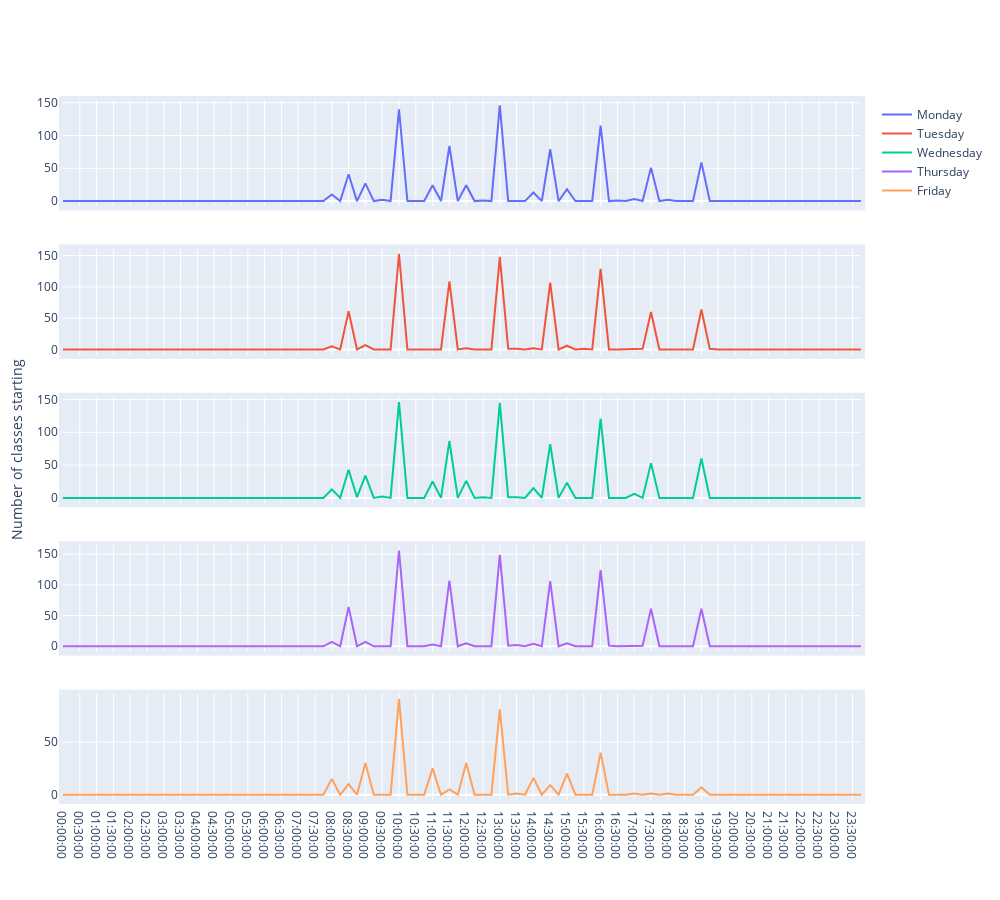

Notebook code for this chart:
### Code cell
fig = make_subplots(rows=5, cols=1, shared_xaxes=True)


fig.append_trace(go.Scatter(x=time_range, 
                         y=[get_number_of_classes_that_start_at_time_t(t, 'Monday', df) for t in time_range],
                         name='Monday'), row=1, col=1)

fig.append_trace(go.Scatter(x=time_range, 
                         y=[get_number_of_classes_that_start_at_time_t(t, 'Tuesday', df) for t in time_range],
                         name='Tuesday'), row=2, col=1)

fig.append_trace(go.Scatter(x=time_range, 
                         y=[get_number_of_classes_that_start_at_time_t(t, 'Wednesday', df) for t in time_range],
                         name='Wednesday'), row=3, col=1)

fig.append_trace(go.Scatter(x=time_range, 
                         y=[get_number_of_classes_that_start_at_time_t(t, 'Thursday', df) for t in time_range],
                         name='Thursday'), row=4, col=1)

fig.append_trace(go.Scatter(x=time_range, 
                         y=[get_number_of_classes_that_start_at_time_t(t, 'Friday', df) for t in time_range],
                         name='Friday'), row=5, col=1)

fig.update_layout(
    autosize=False,
    width=1000,
    height=900,
    margin=dict(
        l=50,
        r=50,
        b=100,
        t=100,
        pad=4
    )
)


fig.update_yaxes(title_text="Number of classes starting", row=3, col=1)


fig.show()

### Figure 1 — Plotly figure (JSON) as saved in the notebook; plotly's stock layout.template omitted (floating-point values rounded to 4 significant figures)
{"data": [{"name": "Monday", "type": "scatter", "x": ["00:00:00", "00:15:00", "00:30:00", "00:45:00", "01:00:00", "01:15:00", "01:30:00", "01:45:00", "02:00:00", "02:15:00", "02:30:00", "02:45:00", "03:00:00", "03:15:00", "03:30:00", "03:45:00", "04:00:00", "04:15:00", "04:30:00", "04:45:00", "05:00:00", "05:15:00", "05:30:00", "05:45:00", "06:00:00", "06:15:00", "06:30:00", "06:45:00", "07:00:00", "07:15:00", "07:30:00", "07:45:00", "08:00:00", "08:15:00", "08:30:00", "08:45:00", "09:00:00", "09:15:00", "09:30:00", "09:45:00", "10:00:00", "10:15:00", "10:30:00", "10:45:00", "11:00:00", "11:15:00", "11:30:00", "11:45:00", "12:00:00", "12:15:00", "12:30:00", "12:45:00", "13:00:00", "13:15:00", "13:30:00", "13:45:00", "14:00:00", "14:15:00", "14:30:00", "14:45:00", "15:00:00", "15:15:00", "15:30:00", "15:45:00", "16:00:00", "16:15:00", "16:30:00", "16:45:00", "17:00:00", "17:15:00", "17:30:00", "17:45:00", "18:00:00", "18:15:00", "18:30:00", "18:45:00", "19:00:00", "19:15:00", "19:30:00", "19:45:00", "20:00:00", "20:15:00", "20:30:00", "20:45:00", "21:00:00", "21:15:00", "21:30:00", "21:45:00", "22:00:00", "22:15:00", "22:30:00", "22:45:00", "23:00:00", "23:15:00", "23:30:00", "23:45:00"], "xaxis": "x", "y": [0, 0, 0, 0, 0, 0, 0, 0, 0, 0, 0, 0, 0, 0, 0, 0, 0, 0, 0, 0, 0, 0, 0, 0, 0, 0, 0, 0, 0, 0, 0, 0, 10, 0, 41, 0, 27, 0, 2, 0, 140, 0, 0, 0, 24, 0, 84, 0, 24, 0, 1, 0, 146, 0, 0, 0, 13, 0, 79, 0, 18, 0, 0, 0, 115, 0, 1, 0, 3, 0, 51, 0, 2, 0, 0, 0, 59, 0, 0, 0, 0, 0, 1, 0, 0, 0, 0, 0, 0, 0, 0, 0, 0, 0, 0, 0], "yaxis": "y"}, {"name": "Tuesday", "type": "scatter", "x": ["00:00:00", "00:15:00", "00:30:00", "00:45:00", "01:00:00", "01:15:00", "01:30:00", "01:45:00", "02:00:00", "02:15:00", "02:30:00", "02:45:00", "03:00:00", "03:15:00", "03:30:00", "03:45:00", "04:00:00", "04:15:00", "04:30:00", "04:45:00", "05:00:00", "05:15:00", "05:30:00", "05:45:00", "06:00:00", "06:15:00", "06:30:00", "06:45:00", "07:00:00", "07:15:00", "07:30:00", "07:45:00", "08:00:00", "08:15:00", "08:30:00", "08:45:00", "09:00:00", "09:15:00", "09:30:00", "09:45:00", "10:00:00", "10:15:00", "10:30:00", "10:45:00", "11:00:00", "11:15:00", "11:30:00", "11:45:00", "12:00:00", "12:15:00", "12:30:00", "12:45:00", "13:00:00", "13:15:00", "13:30:00", "13:45:00", "14:00:00", "14:15:00", "14:30:00", "14:45:00", "15:00:00", "15:15:00", "15:30:00", "15:45:00", "16:00:00", "16:15:00", "16:30:00", "16:45:00", "17:00:00", "17:15:00", "17:30:00", "17:45:00", "18:00:00", "18:15:00", "18:30:00", "18:45:00", "19:00:00", "19:15:00", "19:30:00", "19:45:00", "20:00:00", "20:15:00", "20:30:00", "20:45:00", "21:00:00", "21:15:00", "21:30:00", "21:45:00", "22:00:00", "22:15:00", "22:30:00", "22:45:00", "23:00:00", "23:15:00", "23:30:00", "23:45:00"], "xaxis": "x2", "y": [0, 0, 0, 0, 0, 0, 0, 0, 0, 0, 0, 0, 0, 0, 0, 0, 0, 0, 0, 0, 0, 0, 0, 0, 0, 0, 0, 0, 0, 0, 0, 0, 5, 0, 61, 0, 7, 0, 0, 0, 153, 0, 0, 0, 0, 0, 109, 0, 2, 0, 0, 0, 148, 1, 1, 0, 2, 0, 107, 0, 6, 0, 1, 0, 129, 0, 0, 0, 1, 1, 60, 0, 0, 0, 0, 0, 64, 1, 0, 0, 0, 0, 0, 0, 0, 0, 0, 0, 0, 0, 0, 0, 0, 0, 0, 0], "yaxis": "y2"}, {"name": "Wednesday", "type": "scatter", "x": ["00:00:00", "00:15:00", "00:30:00", "00:45:00", "01:00:00", "01:15:00", "01:30:00", "01:45:00", "02:00:00", "02:15:00", "02:30:00", "02:45:00", "03:00:00", "03:15:00", "03:30:00", "03:45:00", "04:00:00", "04:15:00", "04:30:00", "04:45:00", "05:00:00", "05:15:00", "05:30:00", "05:45:00", "06:00:00", "06:15:00", "06:30:00", "06:45:00", "07:00:00", "07:15:00", "07:30:00", "07:45:00", "08:00:00", "08:15:00", "08:30:00", "08:45:00", "09:00:00", "09:15:00", "09:30:00", "09:45:00", "10:00:00", "10:15:00", "10:30:00", "10:45:00", "11:00:00", "11:15:00", "11:30:00", "11:45:00", "12:00:00", "12:15:00", "12:30:00", "12:45:00", "13:00:00", "13:15:00", "13:30:00", "13:45:00", "14:00:00", "14:15:00", "14:30:00", "14:45:00", "15:00:00", "15:15:00", "15:30:00", "15:45:00", "16:00:00", "16:15:00", "16:30:00", "16:45:00", "17:00:00", "17:15:00", "17:30:00", "17:45:00", "18:00:00", "18:15:00", "18:30:00", "18:45:00", "19:00:00", "19:15:00", "19:30:00", "19:45:00", "20:00:00", "20:15:00", "20:30:00", "20:45:00", "21:00:00", "21:15:00", "21:30:00", "21:45:00", "22:00:00", "22:15:00", "22:30:00", "22:45:00", "23:00:00", "23:15:00", "23:30:00", "23:45:00"], "xaxis": "x3", "y": [0, 0, 0, 0, 0, 0, 0, 0, 0, 0, 0, 0, 0, 0, 0, 0, 0, 0, 0, 0, 0, 0, 0, 0, 0, 0, 0, 0, 0, 0, 0, 0, 13, 0, 43, 1, 34, 0, 2, 0, 146, 0, 0, 0, 25, 0, 87, 0, 26, 0, 1, 0, 145, 1, 1, 0, 15, 0, 82, 0, 23, 0, 0, 0, 121, 0, 0, 0, 6, 0, 53, 0, 0, 0, 0, 0, 60, 0, 0, 0, 0, 0, 1, 0, 0, 0, 0, 0, 0, 0, 0, 0, 0, 0, 0, 0], "yaxis": "y3"}, {"name": "Thursday", "type": "scatter", "x": ["00:00:00", "00:15:00", "00:30:00", "00:45:00", "01:00:00", "01:15:00", "01:30:00", "01:45:00", "02:00:00", "02:15:00", "02:30:00", "02:45:00", "03:00:00", "03:15:00", "03:30:00", "03:45:00", "04:00:00", "04:15:00", "04:30:00", "04:45:00", "05:00:00", "05:15:00", "05:30:00", "05:45:00", "06:00:00", "06:15:00", "06:30:00", "06:45:00", "07:00:00", "07:15:00", "07:30:00", "07:45:00", "08:00:00", "08:15:00", "08:30:00", "08:45:00", "09:00:00", "09:15:00", "09:30:00", "09:45:00", "10:00:00", "10:15:00", "10:30:00", "10:45:00", "11:00:00", "11:15:00", "11:30:00", "11:45:00", "12:00:00", "12:15:00", "12:30:00", "12:45:00", "13:00:00", "13:15:00", "13:30:00", "13:45:00", "14:00:00", "14:15:00", "14:30:00", "14:45:00", "15:00:00", "15:15:00", "15:30:00", "15:45:00", "16:00:00", "16:15:00", "16:30:00", "16:45:00", "17:00:00", "17:15:00", "17:30:00", "17:45:00", "18:00:00", "18:15:00", "18:30:00", "18:45:00", "19:00:00", "19:15:00", "19:30:00", "19:45:00", "20:00:00", "20:15:00", "20:30:00", "20:45:00", "21:00:00", "21:15:00", "21:30:00", "21:45:00", "22:00:00", "22:15:00", "22:30:00", "22:45:00", "23:00:00", "23:15:00", "23:30:00", "23:45:00"], "xaxis": "x4", "y": [0, 0, 0, 0, 0, 0, 0, 0, 0, 0, 0, 0, 0, 0, 0, 0, 0, 0, 0, 0, 0, 0, 0, 0, 0, 0, 0, 0, 0, 0, 0, 0, 7, 0, 64, 0, 7, 0, 0, 0, 156, 0, 0, 0, 3, 0, 107, 0, 5, 0, 0, 0, 149, 1, 2, 0, 4, 0, 106, 0, 5, 0, 0, 0, 124, 1, 0, 0, 0, 1, 61, 0, 0, 0, 0, 0, 61, 0, 0, 0, 0, 0, 0, 0, 0, 0, 0, 0, 0, 0, 0, 0, 0, 0, 0, 0], "yaxis": "y4"}, {"name": "Friday", "type": "scatter", "x": ["00:00:00", "00:15:00", "00:30:00", "00:45:00", "01:00:00", "01:15:00", "01:30:00", "01:45:00", "02:00:00", "02:15:00", "02:30:00", "02:45:00", "03:00:00", "03:15:00", "03:30:00", "03:45:00", "04:00:00", "04:15:00", "04:30:00", "04:45:00", "05:00:00", "05:15:00", "05:30:00", "05:45:00", "06:00:00", "06:15:00", "06:30:00", "06:45:00", "07:00:00", "07:15:00", "07:30:00", "07:45:00", "08:00:00", "08:15:00", "08:30:00", "08:45:00", "09:00:00", "09:15:00", "09:30:00", "09:45:00", "10:00:00", "10:15:00", "10:30:00", "10:45:00", "11:00:00", "11:15:00", "11:30:00", "11:45:00", "12:00:00", "12:15:00", "12:30:00", "12:45:00", "13:00:00", "13:15:00", "13:30:00", "13:45:00", "14:00:00", "14:15:00", "14:30:00", "14:45:00", "15:00:00", "15:15:00", "15:30:00", "15:45:00", "16:00:00", "16:15:00", "16:30:00", "16:45:00", "17:00:00", "17:15:00", "17:30:00", "17:45:00", "18:00:00", "18:15:00", "18:30:00", "18:45:00", "19:00:00", "19:15:00", "19:30:00", "19:45:00", "20:00:00", "20:15:00", "20:30:00", "20:45:00", "21:00:00", "21:15:00", "21:30:00", "21:45:00", "22:00:00", "22:15:00", "22:30:00", "22:45:00", "23:00:00", "23:15:00", "23:30:00", "23:45:00"], "xaxis": "x5", "y": [0, 0, 0, 0, 0, 0, 0, 0, 0, 0, 0, 0, 0, 0, 0, 0, 0, 0, 0, 0, 0, 0, 0, 0, 0, 0, 0, 0, 0, 0, 0, 0, 15, 0, 10, 0, 30, 0, 0, 0, 91, 0, 0, 0, 25, 0, 5, 0, 30, 0, 0, 0, 81, 0, 1, 0, 16, 0, 9, 0, 20, 0, 0, 0, 40, 0, 0, 0, 1, 0, 1, 0, 1, 0, 0, 0, 7, 0, 0, 0, 0, 0, 0, 0, 0, 0, 0, 0, 0, 0, 0, 0, 0, 0, 0, 0], "yaxis": "y5"}], "layout": {"autosize": false, "height": 900, "margin": {"b": 100, "l": 50, "pad": 4, "r": 50, "t": 100}, "width": 1000, "xaxis": {"anchor": "y", "domain": [0, 1], "matches": "x5", "showticklabels": false}, "xaxis2": {"anchor": "y2", "domain": [0, 1], "matches": "x5", "showticklabels": false}, "xaxis3": {"anchor": "y3", "domain": [0, 1], "matches": "x5", "showticklabels": false}, "xaxis4": {"anchor": "y4", "domain": [0, 1], "matches": "x5", "showticklabels": false}, "xaxis5": {"anchor": "y5", "domain": [0, 1]}, "yaxis": {"anchor": "x", "domain": [0.848, 1]}, "yaxis2": {"anchor": "x2", "domain": [0.636, 0.788]}, "yaxis3": {"anchor": "x3", "domain": [0.424, 0.576], "title": {"text": "Number of classes starting"}}, "yaxis4": {"anchor": "x4", "domain": [0.212, 0.364]}, "yaxis5": {"anchor": "x5", "domain": [0, 0.152]}}}
